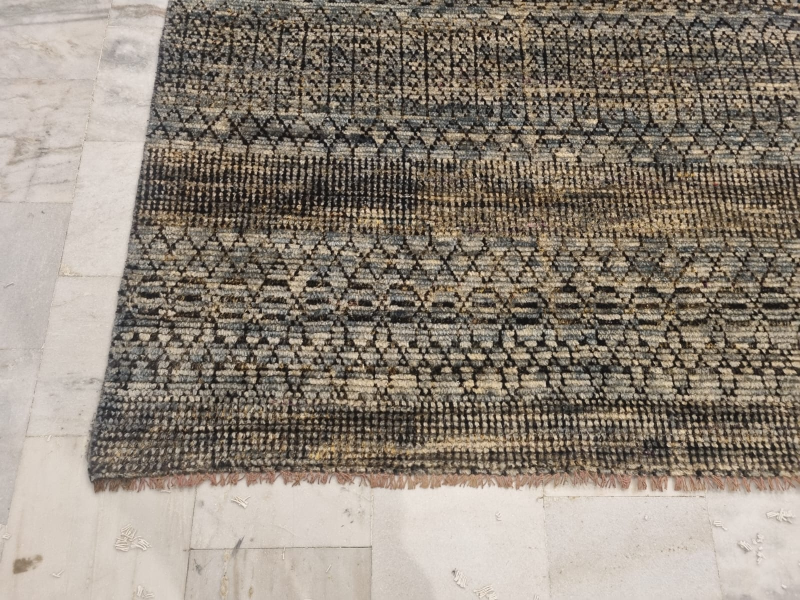
#> input picture images/1/1.jpeg, 1600 x 1200 px (shown at 1/2 size)
$ python pro_corrector.py --input images/1/1.jpeg --out_dir out
#> lines starting #> are read from the running program, lines starting #| are printed output that depends on the picture; long printed decimals are rounded
import cv2 as cv, numpy as np, argparse, json, os, math

def imread_f(p):
#> called with p = 'images/1/1.jpeg'
    bgr = cv.imread(p, cv.IMREAD_COLOR)
#> bgr is the input picture: shape (1200, 1600, 3); mean B, G, R 122.4, 133.9, 144
    if bgr is None: raise FileNotFoundError(p)
    return cv.cvtColor(bgr, cv.COLOR_BGR2RGB).astype(np.float32)/255.0

def imwrite_f(p, rgb):
#> called with p = 'out/00_input.png'
    os.makedirs(os.path.dirname(p), exist_ok=True)
    bgr = cv.cvtColor(np.clip(rgb,0,1), cv.COLOR_RGB2BGR)
    cv.imwrite(p, (bgr*255+0.5).astype(np.uint8))

def to_lab(rgb):
    bgr8 = (cv.cvtColor(np.clip(rgb,0,1), cv.COLOR_RGB2BGR)*255).astype(np.uint8)
    lab = cv.cvtColor(bgr8, cv.COLOR_BGR2LAB).astype(np.float32)
    return lab[:,:,0]*(100/255), lab[:,:,1]-128, lab[:,:,2]-128

def from_lab(L,a,b):
    lab = np.stack([np.clip(L*255/100,0,255), a+128, b+128], axis=-1).astype(np.uint8)
    bgr = cv.cvtColor(lab, cv.COLOR_LAB2BGR)
    return cv.cvtColor(bgr, cv.COLOR_BGR2RGB).astype(np.float32)/255.0

def tenengrad(rgb):
    g = cv.cvtColor((rgb*255).astype(np.uint8), cv.COLOR_RGB2GRAY).astype(np.float32)
    gx = cv.Sobel(g, cv.CV_32F,1,0,3); gy = cv.Sobel(g, cv.CV_32F,0,1,3)
    return float(np.mean(gx*gx+gy*gy))

def unsharp(rgb, amt=0.25, radius=1.0):
    blur=cv.GaussianBlur(rgb,(0,0),radius)
    return np.clip(rgb+amt*(rgb-blur),0,1)

def enhance_exposure_contrast(rgb, lift=1.2, contrast=1.2):
    L, a, b = to_lab(rgb)
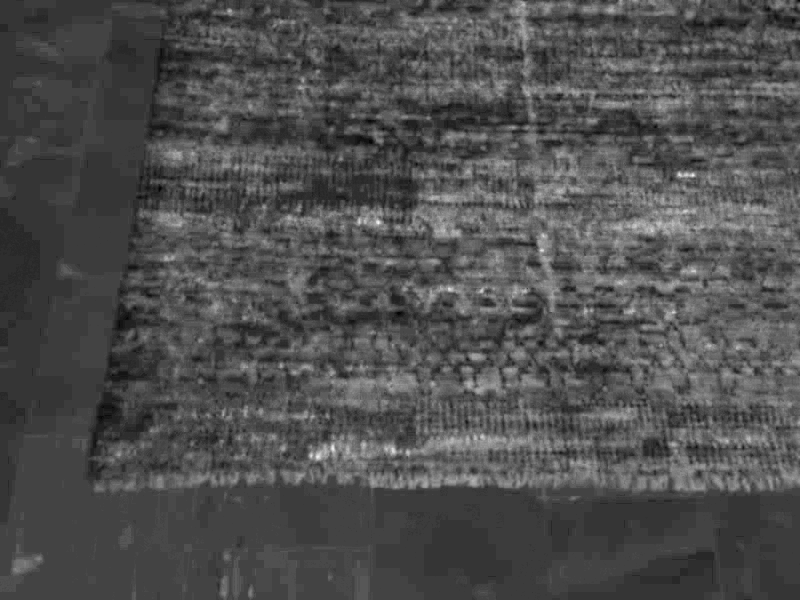
#> b: shape (1200, 1600) float32 (shown at 1/2 size); min -4, max 34, mean 7.8; drawn with min black and max white
    med = np.median(L)
#> med = 57.65
    med = float(np.clip(med, 5.0, 95.0))  # avoid 0 or 100 blowups

    target = 70.0
    if med > 85:  # already bright enough → no lift
        gamma = 1.0
        Lg = L.copy()
    else:
        gamma = math.log(target/100 + 1e-6) / math.log(med/100 + 1e-6)
#> gamma = 0.648
        Lg = np.power(np.clip(L/100, 0, 1), gamma) * 100
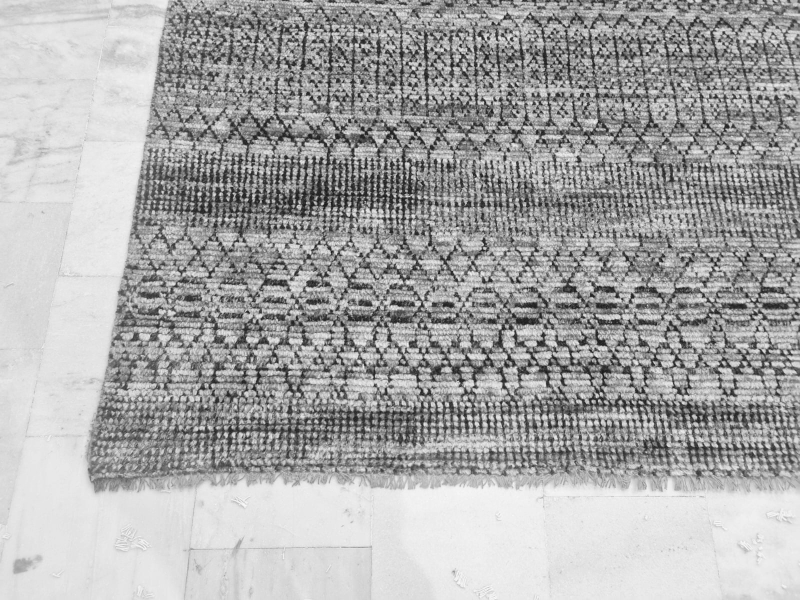
#> Lg: shape (1200, 1600) float32 (shown at 1/2 size); min 2.77, max 98.73, mean 66.4; drawn with min black and max white

    # contrast stretch around midtones (sigmoidish)
    center = 50.0
    scale = contrast
    Lc = center + scale * (Lg - center)
    Lc = np.clip(Lc, 0, 100)
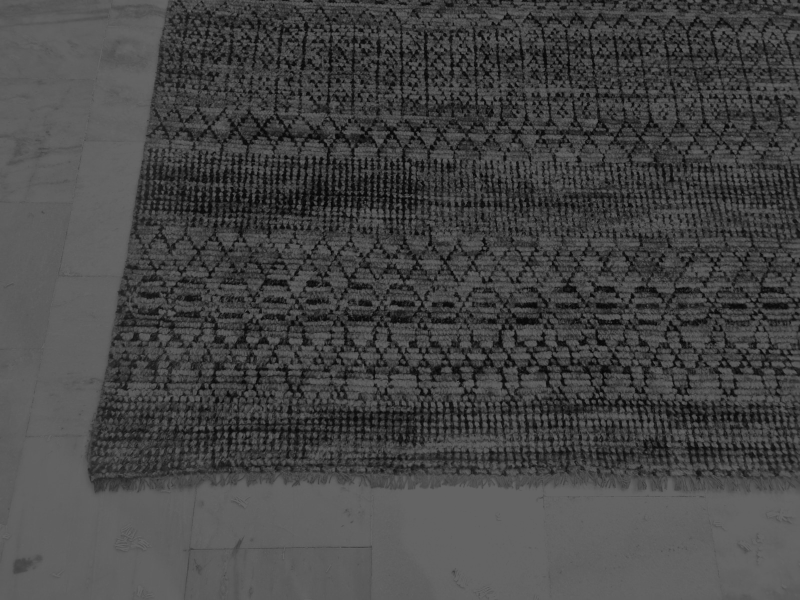
#> Lc: shape (1200, 1600) float32 (shown at 1/2 size); min 0, max 100, mean 69.6

    # prevent highlights from clipping too white
    hi_clip = np.percentile(Lc, 99.5)
#> hi_clip = 100
    if hi_clip > 95:
        Lc = Lc * (95.0 / hi_clip)

    out = from_lab(Lc, a, b)
#> in from_lab, `lab = np.stack([np.clip(L*255/100,0,255), a+128, b+128], axis=-1).asty..`:
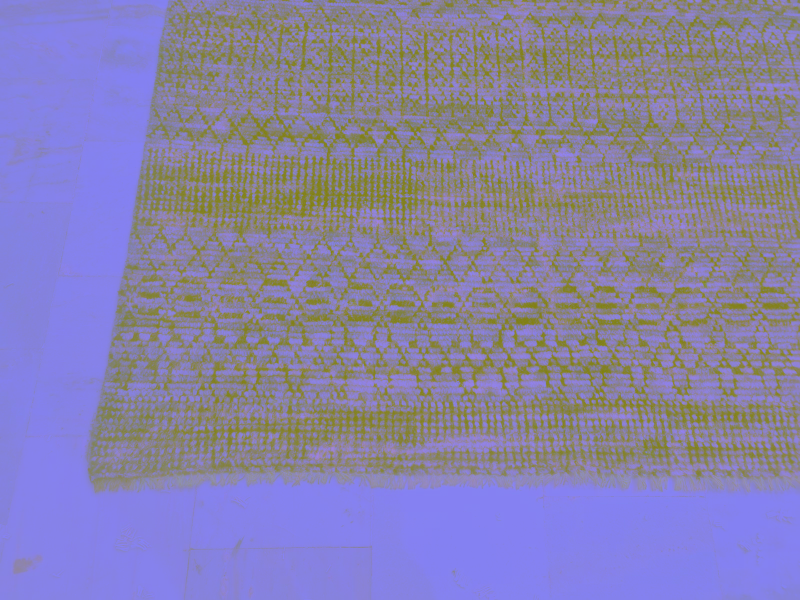
#> lab: shape (1200, 1600, 3) (shown at 1/2 size); mean of channels 0, 1, 2 168.2, 129.9, 135.8; drawn as B, G, R
#> in from_lab, `bgr = cv.cvtColor(lab, cv.COLOR_LAB2BGR)`:
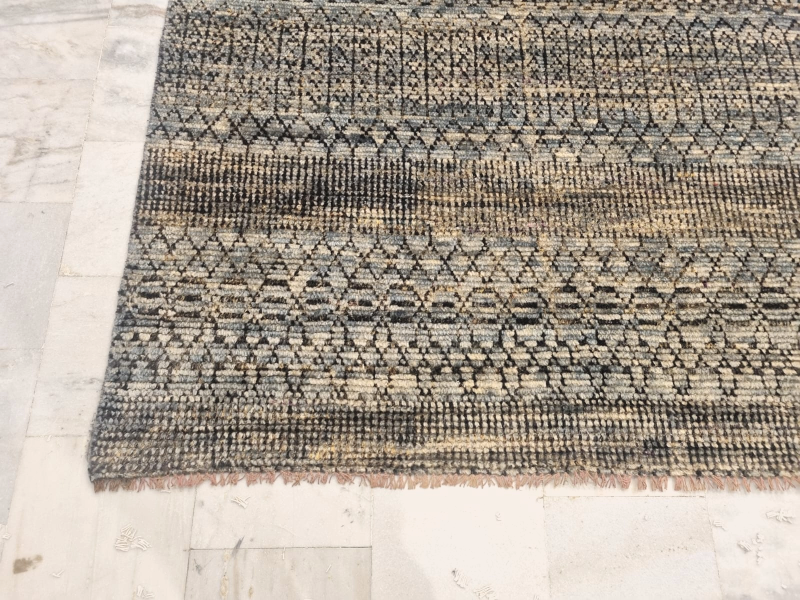
#> bgr: shape (1200, 1600, 3) (shown at 1/2 size); mean B, G, R 149.1, 161.1, 171.8
#> in from_lab, `return cv.cvtColor(bgr, cv.COLOR_BGR2RGB).astype(np.float32)/255.0`:
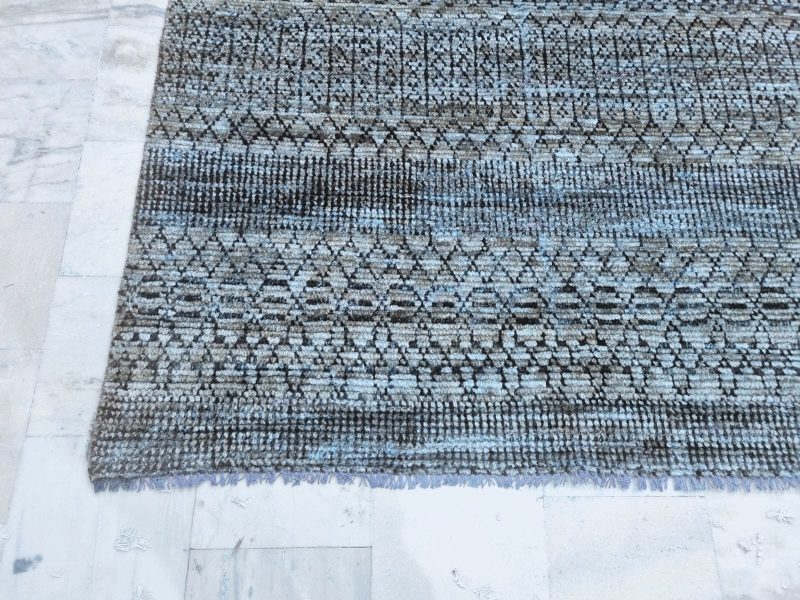
#> returned value: shape (1200, 1600, 3) float32 (shown at 1/2 size); mean of channels 0, 1, 2 0.673, 0.63, 0.584; drawn as B, G, R
    return out, dict(med_before=med, gamma_used=gamma)

def main():
    ap=argparse.ArgumentParser()
    ap.add_argument("--input",required=True)
    ap.add_argument("--out_dir",required=True)
    ap.add_argument("--lift",type=float,default=1.2)
    ap.add_argument("--contrast",type=float,default=1.2)
    args=ap.parse_args()

    os.makedirs(args.out_dir,exist_ok=True)
    img=imread_f(args.input)
    imwrite_f(os.path.join(args.out_dir,"00_input.png"),img)

    out,exp=enhance_exposure_contrast(img,args.lift,args.contrast)
#> exp = {'med_before': 57.65, 'gamma_used': 0.648}
    sharp=tenengrad(out)
#> in tenengrad, `gy = cv.Sobel(g, cv.CV_32F, 0, 1, 3)`:
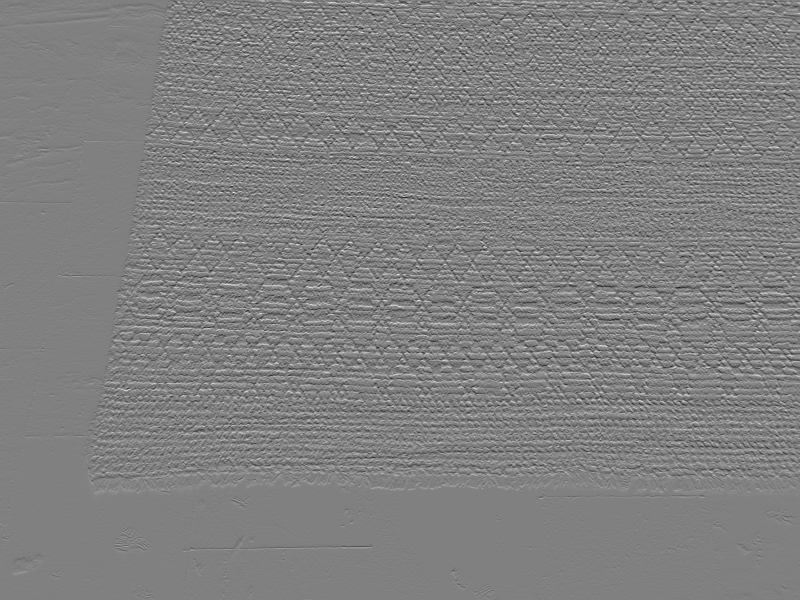
#> gy: shape (1200, 1600) float32 (shown at 1/2 size); min -727, max 718, mean 0.5; drawn with min black and max white
#> sharp = 28683.8
    if sharp<4000:
        out=unsharp(out,amt=0.3,radius=1.0)
    imwrite_f(os.path.join(args.out_dir,"99_final.png"),out)

    stats={"exposure":exp,"sharpness_tenengrad":sharp}
    with open(os.path.join(args.out_dir,"diagnostics.json"),"w") as f: json.dump(stats,f,indent=2)
    print(json.dumps(stats,indent=2))
#| {
#|   "exposure": {
#|     "med_before": 57.647,
#|     "gamma_used": 0.6475
#|   },
#|   "sharpness_tenengrad": 28683.818
#| }

if __name__=="__main__":
    main()


'''

python pro_corrector.py \
  --input /Users/karan/development/Projects/ortho/cleaned.png \
  --out_dir /Users/karan/development/Projects/ortho/corrections_boosted_v2 \
  --lift 1.2 \
  --contrast 1.3
'''

$ run again, on images/1/3.jpeg
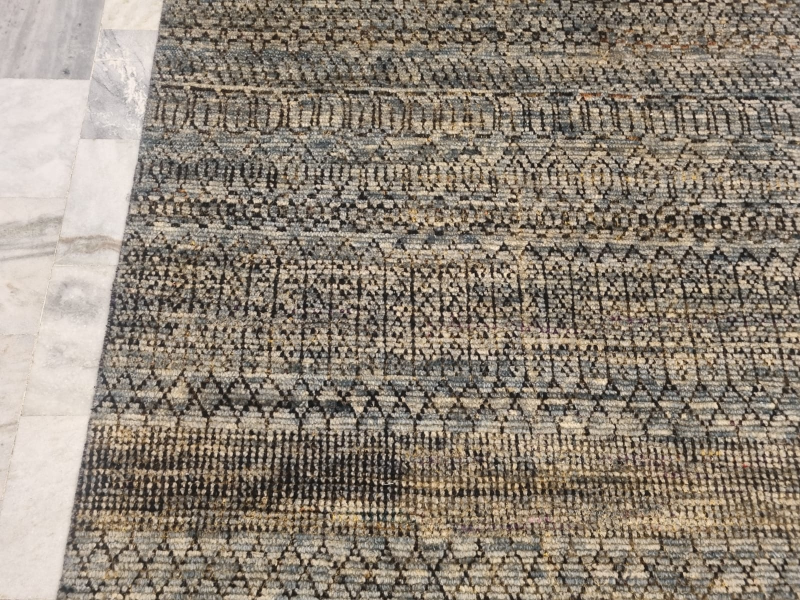
#> input picture images/1/3.jpeg, 1600 x 1200 px (shown at 1/2 size)
#> in imread_f, bgr is the input picture: shape (1200, 1600, 3); mean B, G, R 119.3, 132.1, 143
#> med = 56.47
#> gamma = 0.624
#> hi_clip = 100
#> in from_lab, `return cv.cvtColor(bgr, cv.COLOR_BGR2RGB).astype(np.float32)/255.0`:
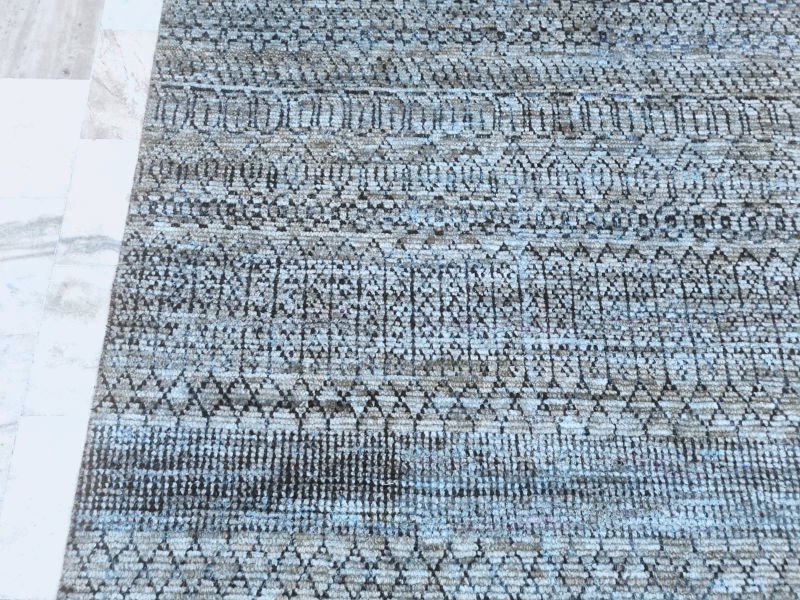
#> returned value: shape (1200, 1600, 3) float32 (shown at 1/2 size); mean of channels 0, 1, 2 0.685, 0.638, 0.585; drawn as B, G, R
#> exp = {'med_before': 56.47, 'gamma_used': 0.624}
#> in tenengrad, `gy = cv.Sobel(g, cv.CV_32F, 0, 1, 3)`:
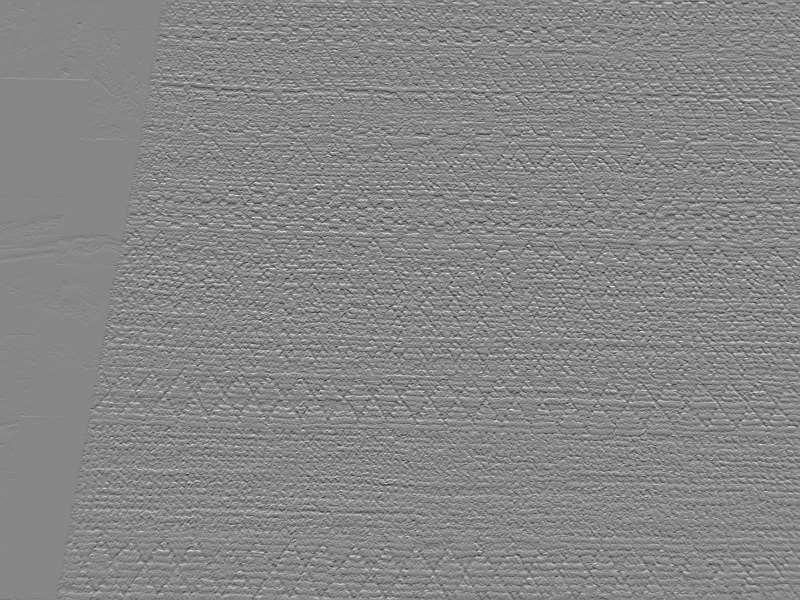
#> gy: shape (1200, 1600) float32 (shown at 1/2 size); min -763, max 679, mean 0; drawn with min black and max white
#> sharp = 32452
#| {
#|   "exposure": {
#|     "med_before": 56.471,
#|     "gamma_used": 0.6242
#|   },
#|   "sharpness_tenengrad": 32452.0
#> (further printed lines are left out)

$ run again, on images/1/4.jpeg
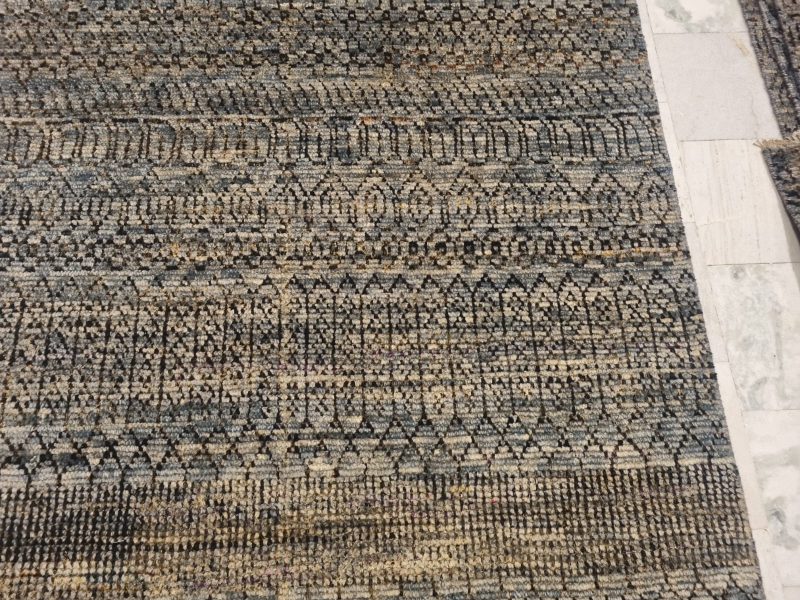
#> input picture images/1/4.jpeg, 1600 x 1200 px (shown at 1/2 size)
#> in imread_f, bgr is the input picture: shape (1200, 1600, 3); mean B, G, R 109.3, 121.2, 131.2
#> med = 50.98
#> gamma = 0.529
#> hi_clip = 100
#> in from_lab, `return cv.cvtColor(bgr, cv.COLOR_BGR2RGB).astype(np.float32)/255.0`:
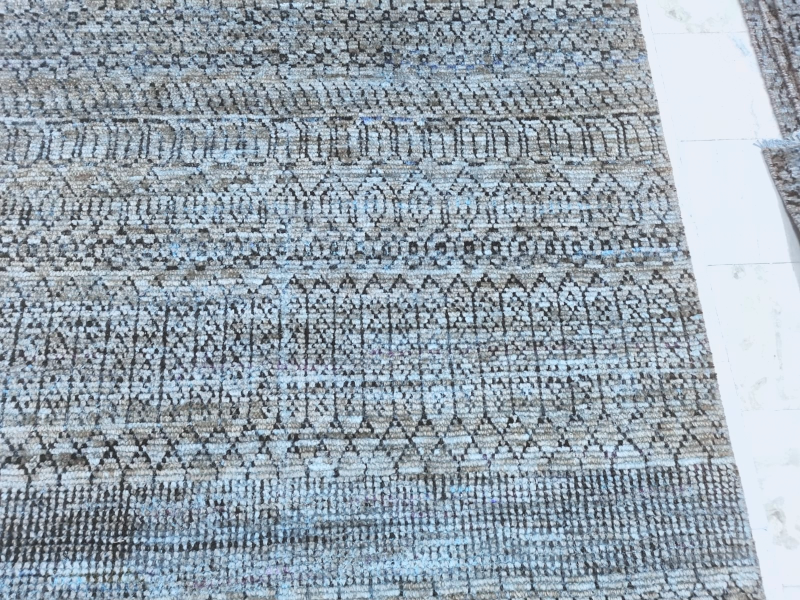
#> returned value: shape (1200, 1600, 3) float32 (shown at 1/2 size); mean of channels 0, 1, 2 0.685, 0.642, 0.592; drawn as B, G, R
#> exp = {'med_before': 50.98, 'gamma_used': 0.529}
#> in tenengrad, `gy = cv.Sobel(g, cv.CV_32F, 0, 1, 3)`:
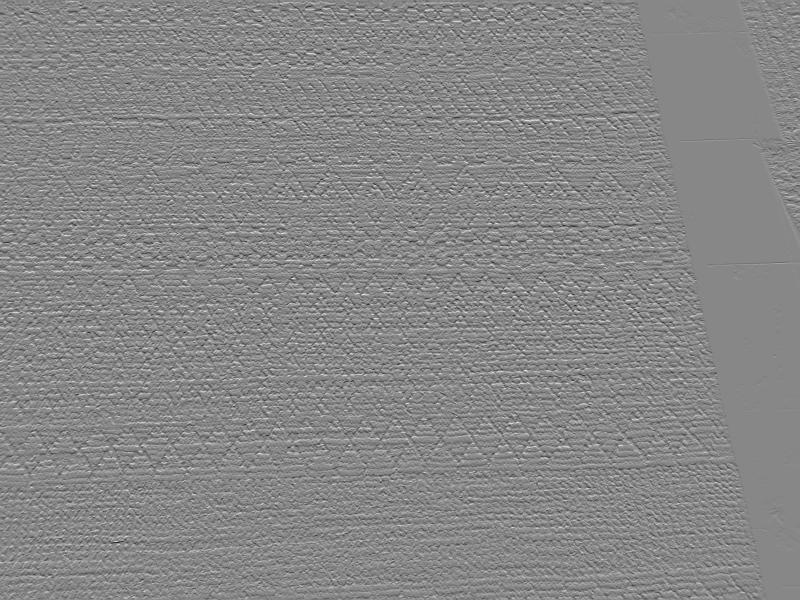
#> gy: shape (1200, 1600) float32 (shown at 1/2 size); min -766, max 680, mean 0; drawn with min black and max white
#> sharp = 31239.5
#| {
#|   "exposure": {
#|     "med_before": 50.980,
#|     "gamma_used": 0.5294
#|   },
#|   "sharpness_tenengrad": 31239.463
#> (further printed lines are left out)

$ run again, on images/1/5.jpeg
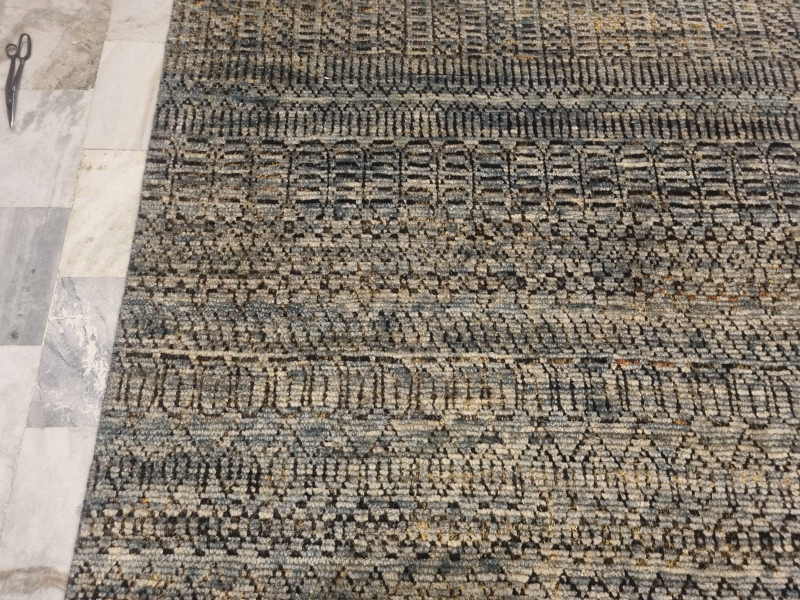
#> input picture images/1/5.jpeg, 1600 x 1200 px (shown at 1/2 size)
#> in imread_f, bgr is the input picture: shape (1200, 1600, 3); mean B, G, R 113, 124.6, 133.8
#> med = 52.94
#> gamma = 0.561
#> hi_clip = 100
#> exp = {'med_before': 52.94, 'gamma_used': 0.561}
#> in tenengrad, `gy = cv.Sobel(g, cv.CV_32F, 0, 1, 3)`:
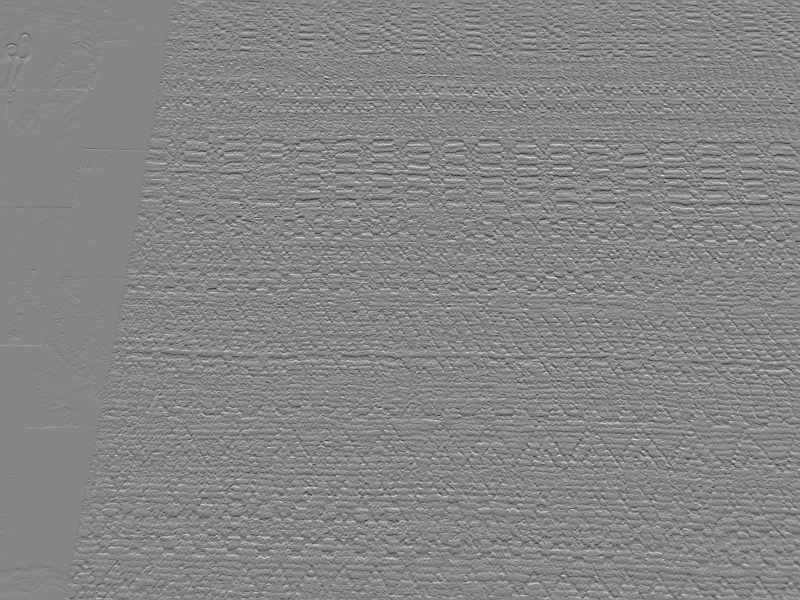
#> gy: shape (1200, 1600) float32 (shown at 1/2 size); min -791, max 716, mean -0.1; drawn with min black and max white
#> sharp = 28153.6
#| {
#|   "exposure": {
#|     "med_before": 52.941,
#|     "gamma_used": 0.5608
#|   },
#|   "sharpness_tenengrad": 28153.621
#> (further printed lines are left out)
